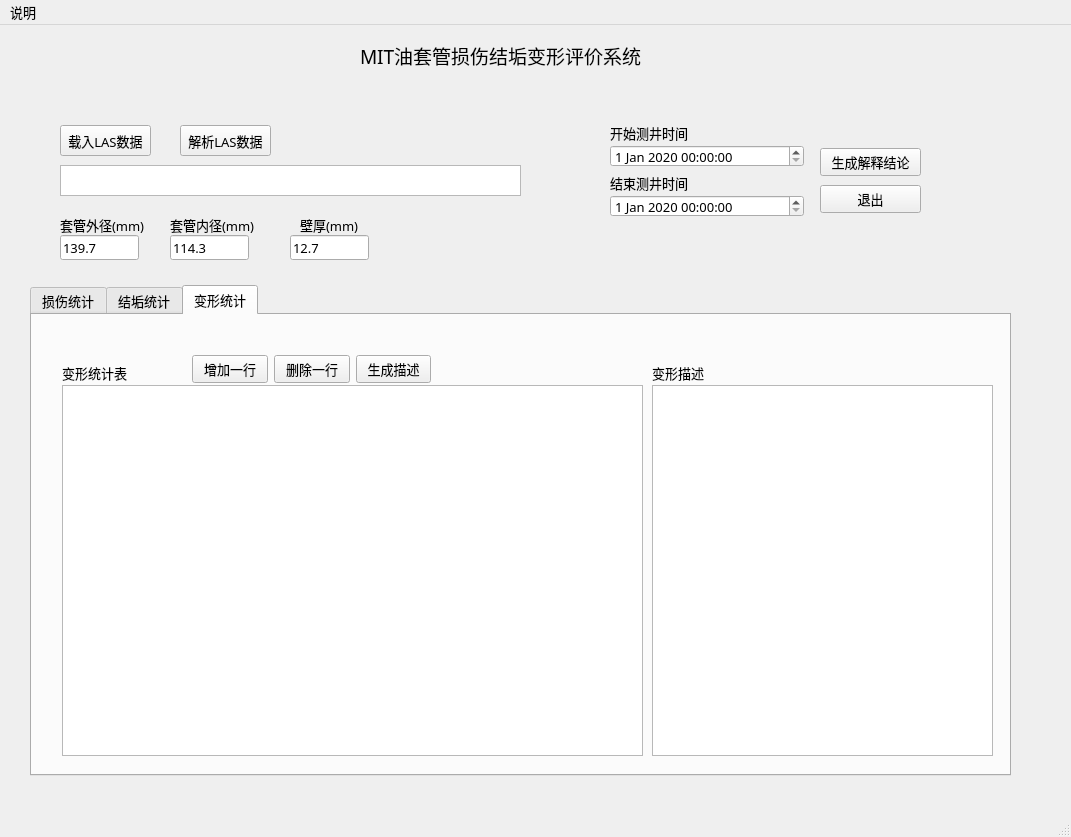
<?xml version="1.0" encoding="UTF-8"?>
<ui version="4.0">
 <class>MainWindow</class>
 <widget class="QMainWindow" name="MainWindow">
  <property name="enabled">
   <bool>true</bool>
  </property>
  <property name="geometry">
   <rect>
    <x>0</x>
    <y>0</y>
    <width>1071</width>
    <height>837</height>
   </rect>
  </property>
  <property name="minimumSize">
   <size>
    <width>1071</width>
    <height>837</height>
   </size>
  </property>
  <property name="maximumSize">
   <size>
    <width>1071</width>
    <height>837</height>
   </size>
  </property>
  <property name="font">
   <font>
    <family>微软雅黑</family>
    <pointsize>10</pointsize>
   </font>
  </property>
  <property name="windowTitle">
   <string>MainWindow</string>
  </property>
  <property name="autoFillBackground">
   <bool>true</bool>
  </property>
  <property name="toolButtonStyle">
   <enum>Qt::ToolButtonIconOnly</enum>
  </property>
  <property name="tabShape">
   <enum>QTabWidget::Triangular</enum>
  </property>
  <widget class="QWidget" name="centralwidget">
   <widget class="QLabel" name="label_7">
    <property name="geometry">
     <rect>
      <x>610</x>
      <y>100</y>
      <width>81</width>
      <height>16</height>
     </rect>
    </property>
    <property name="text">
     <string>开始测井时间</string>
    </property>
   </widget>
   <widget class="QLabel" name="label_8">
    <property name="geometry">
     <rect>
      <x>610</x>
      <y>150</y>
      <width>81</width>
      <height>16</height>
     </rect>
    </property>
    <property name="text">
     <string>结束测井时间</string>
    </property>
   </widget>
   <widget class="QDateTimeEdit" name="dateTimeEdit_2">
    <property name="geometry">
     <rect>
      <x>610</x>
      <y>170</y>
      <width>194</width>
      <height>22</height>
     </rect>
    </property>
    <property name="dateTime">
     <datetime>
      <hour>0</hour>
      <minute>0</minute>
      <second>0</second>
      <year>2020</year>
      <month>1</month>
      <day>1</day>
     </datetime>
    </property>
   </widget>
   <widget class="QLabel" name="label_9">
    <property name="geometry">
     <rect>
      <x>360</x>
      <y>10</y>
      <width>301</width>
      <height>41</height>
     </rect>
    </property>
    <property name="font">
     <font>
      <family>黑体</family>
      <pointsize>14</pointsize>
     </font>
    </property>
    <property name="text">
     <string>MIT油套管损伤结垢变形评价系统</string>
    </property>
   </widget>
   <widget class="QDateTimeEdit" name="dateTimeEdit">
    <property name="geometry">
     <rect>
      <x>610</x>
      <y>120</y>
      <width>194</width>
      <height>22</height>
     </rect>
    </property>
    <property name="dateTime">
     <datetime>
      <hour>0</hour>
      <minute>0</minute>
      <second>0</second>
      <year>2020</year>
      <month>1</month>
      <day>1</day>
     </datetime>
    </property>
   </widget>
   <widget class="QPushButton" name="pushButton_12">
    <property name="geometry">
     <rect>
      <x>60</x>
      <y>100</y>
      <width>91</width>
      <height>31</height>
     </rect>
    </property>
    <property name="text">
     <string>载入LAS数据</string>
    </property>
   </widget>
   <widget class="QWidget" name="layoutWidget">
    <property name="geometry">
     <rect>
      <x>820</x>
      <y>120</y>
      <width>101</width>
      <height>71</height>
     </rect>
    </property>
    <layout class="QVBoxLayout" name="verticalLayout">
     <item>
      <widget class="QPushButton" name="pushButton_10">
       <property name="text">
        <string>生成解释结论</string>
       </property>
      </widget>
     </item>
     <item>
      <widget class="QPushButton" name="pushButton_11">
       <property name="text">
        <string>退出</string>
       </property>
      </widget>
     </item>
    </layout>
   </widget>
   <widget class="QTabWidget" name="tabWidget">
    <property name="geometry">
     <rect>
      <x>30</x>
      <y>260</y>
      <width>981</width>
      <height>491</height>
     </rect>
    </property>
    <property name="mouseTracking">
     <bool>false</bool>
    </property>
    <property name="autoFillBackground">
     <bool>false</bool>
    </property>
    <property name="currentIndex">
     <number>2</number>
    </property>
    <property name="documentMode">
     <bool>false</bool>
    </property>
    <property name="movable">
     <bool>true</bool>
    </property>
    <widget class="QWidget" name="tab">
     <attribute name="title">
      <string>损伤统计</string>
     </attribute>
     <widget class="QWidget" name="layoutWidget">
      <property name="geometry">
       <rect>
        <x>170</x>
        <y>40</y>
        <width>239</width>
        <height>29</height>
       </rect>
      </property>
      <layout class="QHBoxLayout" name="horizontalLayout">
       <item>
        <widget class="QPushButton" name="pushButton">
         <property name="text">
          <string>增加一行</string>
         </property>
        </widget>
       </item>
       <item>
        <widget class="QPushButton" name="pushButton_2">
         <property name="text">
          <string>删除一行</string>
         </property>
        </widget>
       </item>
       <item>
        <widget class="QPushButton" name="pushButton_7">
         <property name="text">
          <string>生成描述</string>
         </property>
        </widget>
       </item>
      </layout>
     </widget>
     <widget class="QLabel" name="label">
      <property name="geometry">
       <rect>
        <x>30</x>
        <y>50</y>
        <width>71</width>
        <height>16</height>
       </rect>
      </property>
      <property name="text">
       <string>损伤统计表</string>
      </property>
     </widget>
     <widget class="QTextEdit" name="textEdit">
      <property name="geometry">
       <rect>
        <x>630</x>
        <y>70</y>
        <width>341</width>
        <height>371</height>
       </rect>
      </property>
     </widget>
     <widget class="QLabel" name="label_4">
      <property name="geometry">
       <rect>
        <x>620</x>
        <y>50</y>
        <width>71</width>
        <height>16</height>
       </rect>
      </property>
      <property name="text">
       <string>损伤描述</string>
      </property>
     </widget>
     <widget class="QTableWidget" name="tableWidget_2">
      <property name="geometry">
       <rect>
        <x>30</x>
        <y>70</y>
        <width>591</width>
        <height>371</height>
       </rect>
      </property>
     </widget>
    </widget>
    <widget class="QWidget" name="tab_2">
     <attribute name="title">
      <string>结垢统计</string>
     </attribute>
     <widget class="QWidget" name="layoutWidget">
      <property name="geometry">
       <rect>
        <x>180</x>
        <y>40</y>
        <width>239</width>
        <height>29</height>
       </rect>
      </property>
      <layout class="QHBoxLayout" name="horizontalLayout_2">
       <item>
        <widget class="QPushButton" name="pushButton_4">
         <property name="text">
          <string>增加一行</string>
         </property>
        </widget>
       </item>
       <item>
        <widget class="QPushButton" name="pushButton_3">
         <property name="text">
          <string>删除一行</string>
         </property>
        </widget>
       </item>
       <item>
        <widget class="QPushButton" name="pushButton_8">
         <property name="text">
          <string>生成描述</string>
         </property>
        </widget>
       </item>
      </layout>
     </widget>
     <widget class="QLabel" name="label_2">
      <property name="geometry">
       <rect>
        <x>30</x>
        <y>50</y>
        <width>71</width>
        <height>16</height>
       </rect>
      </property>
      <property name="text">
       <string>结垢统计表</string>
      </property>
     </widget>
     <widget class="QTextEdit" name="textEdit_2">
      <property name="geometry">
       <rect>
        <x>630</x>
        <y>70</y>
        <width>341</width>
        <height>371</height>
       </rect>
      </property>
     </widget>
     <widget class="QLabel" name="label_5">
      <property name="geometry">
       <rect>
        <x>640</x>
        <y>50</y>
        <width>71</width>
        <height>16</height>
       </rect>
      </property>
      <property name="text">
       <string>结垢描述</string>
      </property>
     </widget>
     <widget class="QTableWidget" name="tableWidget_3">
      <property name="geometry">
       <rect>
        <x>30</x>
        <y>70</y>
        <width>591</width>
        <height>371</height>
       </rect>
      </property>
     </widget>
    </widget>
    <widget class="QWidget" name="tab_3">
     <attribute name="title">
      <string>变形统计</string>
     </attribute>
     <widget class="QWidget" name="layoutWidget">
      <property name="geometry">
       <rect>
        <x>160</x>
        <y>40</y>
        <width>239</width>
        <height>29</height>
       </rect>
      </property>
      <layout class="QHBoxLayout" name="horizontalLayout_3">
       <item>
        <widget class="QPushButton" name="pushButton_5">
         <property name="text">
          <string>增加一行</string>
         </property>
        </widget>
       </item>
       <item>
        <widget class="QPushButton" name="pushButton_6">
         <property name="text">
          <string>删除一行</string>
         </property>
        </widget>
       </item>
       <item>
        <widget class="QPushButton" name="pushButton_9">
         <property name="text">
          <string>生成描述</string>
         </property>
        </widget>
       </item>
      </layout>
     </widget>
     <widget class="QTextEdit" name="textEdit_3">
      <property name="geometry">
       <rect>
        <x>620</x>
        <y>70</y>
        <width>341</width>
        <height>371</height>
       </rect>
      </property>
     </widget>
     <widget class="QLabel" name="label_6">
      <property name="geometry">
       <rect>
        <x>620</x>
        <y>50</y>
        <width>71</width>
        <height>16</height>
       </rect>
      </property>
      <property name="text">
       <string>变形描述</string>
      </property>
     </widget>
     <widget class="QTableWidget" name="tableWidget_4">
      <property name="geometry">
       <rect>
        <x>30</x>
        <y>70</y>
        <width>581</width>
        <height>371</height>
       </rect>
      </property>
     </widget>
     <widget class="QLabel" name="label_3">
      <property name="geometry">
       <rect>
        <x>30</x>
        <y>50</y>
        <width>71</width>
        <height>16</height>
       </rect>
      </property>
      <property name="text">
       <string>变形统计表</string>
      </property>
     </widget>
    </widget>
   </widget>
   <widget class="QLineEdit" name="lineEdit">
    <property name="geometry">
     <rect>
      <x>60</x>
      <y>210</y>
      <width>79</width>
      <height>25</height>
     </rect>
    </property>
    <property name="text">
     <string>139.7</string>
    </property>
   </widget>
   <widget class="QLineEdit" name="lineEdit_2">
    <property name="geometry">
     <rect>
      <x>170</x>
      <y>210</y>
      <width>79</width>
      <height>25</height>
     </rect>
    </property>
    <property name="text">
     <string>114.3</string>
    </property>
   </widget>
   <widget class="QLineEdit" name="lineEdit_3">
    <property name="geometry">
     <rect>
      <x>290</x>
      <y>210</y>
      <width>79</width>
      <height>25</height>
     </rect>
    </property>
    <property name="text">
     <string>12.7</string>
    </property>
   </widget>
   <widget class="QTextEdit" name="textEdit_4">
    <property name="geometry">
     <rect>
      <x>60</x>
      <y>140</y>
      <width>461</width>
      <height>31</height>
     </rect>
    </property>
   </widget>
   <widget class="QPushButton" name="pushButton_13">
    <property name="geometry">
     <rect>
      <x>180</x>
      <y>100</y>
      <width>91</width>
      <height>31</height>
     </rect>
    </property>
    <property name="text">
     <string>解析LAS数据</string>
    </property>
   </widget>
   <widget class="QLabel" name="label_11">
    <property name="geometry">
     <rect>
      <x>60</x>
      <y>190</y>
      <width>84</width>
      <height>19</height>
     </rect>
    </property>
    <property name="text">
     <string>套管外径(mm)</string>
    </property>
   </widget>
   <widget class="QLabel" name="label_12">
    <property name="geometry">
     <rect>
      <x>170</x>
      <y>190</y>
      <width>84</width>
      <height>19</height>
     </rect>
    </property>
    <property name="text">
     <string>套管内径(mm)</string>
    </property>
   </widget>
   <widget class="QLabel" name="label_13">
    <property name="geometry">
     <rect>
      <x>300</x>
      <y>190</y>
      <width>58</width>
      <height>19</height>
     </rect>
    </property>
    <property name="text">
     <string>壁厚(mm)</string>
    </property>
   </widget>
  </widget>
  <widget class="QMenuBar" name="menubar">
   <property name="geometry">
    <rect>
     <x>0</x>
     <y>0</y>
     <width>1071</width>
     <height>23</height>
    </rect>
   </property>
   <widget class="QMenu" name="menushuomign">
    <property name="title">
     <string>说明</string>
    </property>
    <addaction name="actionabout"/>
    <addaction name="actioncopyright"/>
   </widget>
   <addaction name="menushuomign"/>
  </widget>
  <widget class="QStatusBar" name="statusbar"/>
  <action name="actionload_las_data">
   <property name="text">
    <string>load las</string>
   </property>
  </action>
  <action name="actionabout">
   <property name="text">
    <string>about</string>
   </property>
  </action>
  <action name="actioncopyright">
   <property name="text">
    <string>copyright</string>
   </property>
  </action>
  <action name="actiontype_casing_data">
   <property name="text">
    <string>casing data</string>
   </property>
  </action>
 </widget>
 <resources/>
 <connections>
  <connection>
   <sender>pushButton_11</sender>
   <signal>clicked()</signal>
   <receiver>MainWindow</receiver>
   <slot>close()</slot>
   <hints>
    <hint type="sourcelabel">
     <x>907</x>
     <y>197</y>
    </hint>
    <hint type="destinationlabel">
     <x>1004</x>
     <y>197</y>
    </hint>
   </hints>
  </connection>
 </connections>
</ui>
